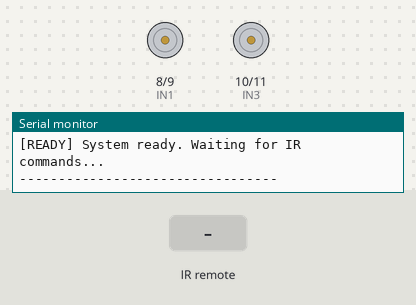
Bench run of a sketch on a simulated Arduino Uno, built with avr-gcc and run on an emulated ATmega328P. Shown: motor-driver pin pairs drawn as motors (green arrow = first pin HIGH = forward, orange = second pin HIGH = backward, longer = more drive, scaled by the enable pin), the last lines printed to the serial monitor. The inputs (shaded band) are chosen by the test bench.

Above: at 1.6 s.
1.7 s: infrared code 0x16 received
At 2.5 s:
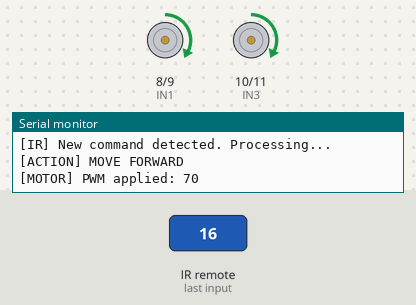
3.2 s: infrared code 0x0C received
At 3.7 s:
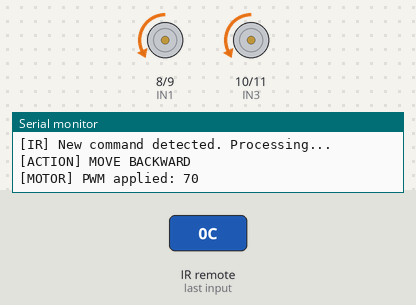
4.7 s: infrared code 0x45 received
At 6.0 s:
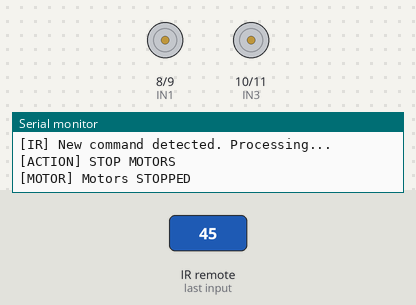
Timing chart, 0 to 7.7 s (numbered marks = the images above; inputs shaded):
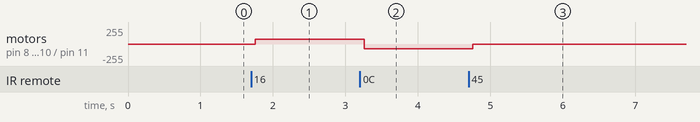

Measured:
- after the input at 1.7 s, motor on pin 8 (IN1) / pin 9 (IN2), motor on pin 10 (IN3) / pin 11 (IN4): stopped → forward 70/255 after 0.06 s
- after the input at 3.2 s, motor on pin 8 (IN1) / pin 9 (IN2), motor on pin 10 (IN3) / pin 11 (IN4): forward 70/255 → backward 70/255 after 0.06 s
- after the input at 4.7 s, motor on pin 8 (IN1) / pin 9 (IN2), motor on pin 10 (IN3) / pin 11 (IN4): backward 70/255 → stopped after 0.05 s

The sketch:

Motors-new.ino
```cpp
#include <Arduino.h>
#include <IRremote.hpp>

/* =========================
   IR RECEIVER CONFIGURATION
   ========================= */
#define IR_PIN 2     // IR receiver output pin

/* =========================
   L298N MOTOR DRIVER PINS
   ========================= */
// Motor A (Left motor)
#define ENA 5
#define IN1 8
#define IN2 9

// Motor B (Right motor)
#define ENB 6
#define IN3 10
#define IN4 11

/* =========================
   MOTOR SPEED CONTROL
   ========================= */
// PWM value (0–255)
// 70 / 255 ≈ 27% duty cycle
// ~2–2.5V effective from ~7.4–8.4V supply
#define MOTOR_SPEED 70

/* =========================
   IR COMMAND DEFINITIONS
   ========================= */
#define CMD_FORWARD  0x16
#define CMD_BACKWARD 0x0C
#define CMD_STOP     0x45

/* =========================
   STATE / SAFETY VARIABLES
   ========================= */
unsigned long lastCommandTime = 0;
const unsigned long FAILSAFE_TIMEOUT = 0; // 0 = disabled
uint8_t lastCommand = 0;
bool motorsStopped = true;

/* =========================
   SETUP
   ========================= */
void setup() {
  Serial.begin(9600);
  delay(200);

  Serial.println("=================================");
  Serial.println(" IR CONTROLLED RC CAR STARTING ");
  Serial.println("=================================");

  Serial.println("[INIT] Initializing IR receiver...");
  IrReceiver.begin(IR_PIN, ENABLE_LED_FEEDBACK);

  Serial.println("[INIT] Configuring motor control pins...");
  pinMode(ENA, OUTPUT);
  pinMode(IN1, OUTPUT);
  pinMode(IN2, OUTPUT);

  pinMode(ENB, OUTPUT);
  pinMode(IN3, OUTPUT);
  pinMode(IN4, OUTPUT);

  stopMotors();

  Serial.print("[INIT] Motor PWM limit set to: ");
  Serial.print(MOTOR_SPEED);
  Serial.println(" / 255");

  if (FAILSAFE_TIMEOUT == 0) {
    Serial.println("[INIT] FAILSAFE DISABLED (Latch Mode)");
  } else {
    Serial.print("[INIT] FAILSAFE ENABLED, timeout = ");
    Serial.print(FAILSAFE_TIMEOUT);
    Serial.println(" ms");
  }

  Serial.println("[READY] System ready. Waiting for IR commands...");
  Serial.println("---------------------------------");
}

/* =========================
   MAIN LOOP
   ========================= */
void loop() {

  /* ---------- IR DECODE ---------- */
  if (IrReceiver.decode()) {

    uint8_t cmd = IrReceiver.decodedIRData.command;

    Serial.print("[IR] Command received: 0x");
    Serial.println(cmd, HEX);

    lastCommandTime = millis();

    if (cmd == lastCommand) {
      Serial.println("[IR] Same as last command (repeat frame). Ignored.");
    } else {
      Serial.println("[IR] New command detected. Processing...");

      switch (cmd) {

        case CMD_FORWARD:
          Serial.println("[ACTION] MOVE FORWARD");
          moveForward();
          break;

        case CMD_BACKWARD:
          Serial.println("[ACTION] MOVE BACKWARD");
          moveBackward();
          break;

        case CMD_STOP:
          Serial.println("[ACTION] STOP MOTORS");
          stopMotors();
          break;

        default:
          Serial.println("[WARNING] Unknown command. Ignored.");
          break;
      }

      lastCommand = cmd;
    }

    IrReceiver.resume();
  }

  /* ---------- FAILSAFE CHECK ---------- */
  if (FAILSAFE_TIMEOUT > 0) {
    if (millis() - lastCommandTime > FAILSAFE_TIMEOUT) {
      Serial.println("[FAILSAFE] Timeout exceeded. Stopping motors.");
      stopMotors();
      lastCommand = 0;
    }
  }
}

/* =========================
   MOTOR CONTROL FUNCTIONS
   ========================= */

void moveForward() {
  Serial.print("[MOTOR] PWM applied: ");
  Serial.println(MOTOR_SPEED);

  analogWrite(ENA, MOTOR_SPEED);
  analogWrite(ENB, MOTOR_SPEED);

  digitalWrite(IN1, HIGH);
  digitalWrite(IN2, LOW);

  digitalWrite(IN3, HIGH);
  digitalWrite(IN4, LOW);

  motorsStopped = false;
}

void moveBackward() {
  Serial.print("[MOTOR] PWM applied: ");
  Serial.println(MOTOR_SPEED);

  analogWrite(ENA, MOTOR_SPEED);
  analogWrite(ENB, MOTOR_SPEED);

  digitalWrite(IN1, LOW);
  digitalWrite(IN2, HIGH);

  digitalWrite(IN3, LOW);
  digitalWrite(IN4, HIGH);

  motorsStopped = false;
}

void stopMotors() {
  if (!motorsStopped) {
    Serial.println("[MOTOR] Motors STOPPED");
  }

  analogWrite(ENA, 0);
  analogWrite(ENB, 0);

  digitalWrite(IN1, LOW);
  digitalWrite(IN2, LOW);

  digitalWrite(IN3, LOW);
  digitalWrite(IN4, LOW);

  motorsStopped = true;
}
```
